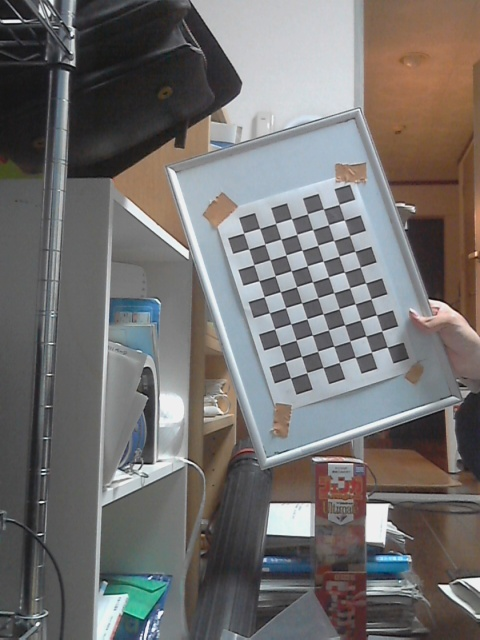
//> input picture calibration/data/left010.jpg, 480 x 640 px, given in place of the camera
$ ./main   (built with g++ and OpenCV 4)
//> lines starting //> are read from the running program, lines starting //| are printed output that depends on the picture; after the words box and inside, x2 and y2 are one past the last pixel; in counts of white or black regions, pixels touching at a corner belong together
### install/Like_terminal.h
#define __RASPBERRY_PI__

#ifdef __RASPBERRY_PI__
#define NAME_COLOR1 "\x1b[1m\x1b[32m"
#define NAME_COLOR2 "\x1b[1m\x1b[34m"
#endif

#ifndef __RASPBERRY_PI__
#define NAME_COLOR1 "\x1b[39m"
#define NAME_COLOR2 "\x1b[39m"
#endif

#include <fstream>
#include <iostream>
#include <string>
#include <stdio.h>
#include <stdlib.h>
#include <string.h>
#include <unistd.h>

#define STARTUP_FILE "startup.txt"
#define PATH_SIZE 512

using namespace std;

int startup(void);
int help(void);
int end(void);

### lib/raspberry.hpp
#include <iostream>
#include <stdio.h>
#include <pthread.h>
#include <stdlib.h>
#include <unistd.h>
#include <vector>
#include <cmath>
#include <sstream>
#include <Like_terminal.h>
#include <opencv2/core/core.hpp>
#include <opencv2/highgui/highgui.hpp>
#include <opencv2/imgproc/imgproc.hpp>
#include <opencv2/video/video.hpp>
#include <string>


#define W 320
#define H 240
#define type CV_32F
#define stateSize 6
#define measSize 4


class myMutex {
public:
  int a;
  myMutex() {
	pthread_mutex_init( &m_mutex, NULL );
  }
  void lock() {
	pthread_mutex_lock( &m_mutex );
  }
  void unlock() {
	pthread_mutex_unlock( &m_mutex );
  }
private:
  pthread_mutex_t m_mutex;
};

void rotateCW90(unsigned char *buffer, const unsigned int width, const unsigned int height);
void *myThread(void *arg);
void *myKey(void *arg);
void exclode_clr(cv::Mat&, cv::Mat&);
void Detection_result(cv::Mat&, vector<cv::Rect>&,	  vector<vector<cv::Point> >&);
void Filtering(vector<vector<cv::Point> > &,vector<vector<cv::Point> >&,vector<cv::Rect>&);
int kalman_find(cv::Mat&,vector<cv::Rect>&,bool&,cv::KalmanFilter&,cv::Mat&);
int kalman_process(cv::Mat&,cv::Mat&,cv::Mat&,vector< vector<cv::Point> >&,vector<cv::Rect>&);
int kalman_if_found(cv::KalmanFilter&,cv::Mat&,cv::Mat&);
void kalman_setting(cv::KalmanFilter& kf);

### lib/raspberry.cpp
#include "./raspberry.hpp"

using namespace std;
using namespace cv;

myMutex cameramutex;

// [99 lines left out: functions rotateCW90, myThread, myKey, not called in this run]

void exclode_clr(cv::Mat &input, cv::Mat &output){
  int a,x,y;

  for(y=0; y<H;y++)
	{
	  for(x=0; x<W; x++)
		{
		  a = input.step*y+(x*3);
		  if(  (input.data[a] >=175 || input.data[a] <=5)  && input.data[a+1] >=50 && input.data[a+2] >= 50 )  output.at<unsigned char>(y,x) = 255;
		  else  output.at<unsigned char>(y,x) = 0;
		}
	}
}

void Detection_result(cv::Mat& res, vector<cv::Rect>& ballsBox,	  vector<vector<cv::Point> >& balls){
  for (size_t i = 0; i < balls.size(); i++)
	{
	  cv::drawContours(res, balls, i, CV_RGB(20,150,20), 1);
	  cv::rectangle(res, ballsBox[i], CV_RGB(0,255,0), 2);

	  cv::Point center;
	  center.x = ballsBox[i].x + ballsBox[i].width / 2;
	  center.y = ballsBox[i].y + ballsBox[i].height / 2;
	  cv::circle(res, center, 2, CV_RGB(20,150,20), -1);

	  stringstream sstr;
	  sstr << "(" << center.x << "," << center.y << ")";
	  cv::putText(res, sstr.str(),
				  cv::Point(center.x + 3, center.y - 3),
				  cv::FONT_HERSHEY_SIMPLEX, 0.5, CV_RGB(20,150,20), 2);
	}
}

void Filtering(vector<vector<cv::Point> > &contours,vector<vector<cv::Point> >& balls, 	  vector<cv::Rect> &ballsBox){
  for (size_t i = 0; i < contours.size(); i++)
	{
	  cv::Rect bBox;
	  bBox = cv::boundingRect(contours[i]);

	  float ratio = (float) bBox.width / (float) bBox.height;
	  if (ratio > 1.0f)
		ratio = 1.0f / ratio;

	  // Searching for a bBox almost square
	  if (ratio > 0.75 && bBox.area() >= 400)
		{
		  balls.push_back(contours[i]);
		  ballsBox.push_back(bBox);
		}
	}
}

// [28 lines left out: function kalman_find, not called in this run]


int kalman_process(cv::Mat& frame,cv::Mat& rangeRes,cv::Mat& res,vector< vector<cv::Point> >& balls, vector<cv::Rect> &ballsBox){
  cv::Mat blur;
  cv::Mat frmHsv;
  vector<vector<cv::Point> > contours;

  cv::GaussianBlur(frame, blur, cv::Size(5, 5), 3.0, 3.0);
  cv::cvtColor(blur, frmHsv, CV_BGR2HSV);
  exclode_clr(frmHsv,rangeRes);
  cv::erode(rangeRes, rangeRes, cv::Mat(), cv::Point(-1, -1), 2);
  cv::dilate(rangeRes, rangeRes, cv::Mat(), cv::Point(-1, -1), 2);
  cv::findContours(rangeRes, contours, CV_RETR_EXTERNAL, CV_CHAIN_APPROX_NONE);
  Filtering(contours,balls,ballsBox);
  cout << "Balls found:" << ballsBox.size() << endl;
  Detection_result(res,ballsBox,balls);//show result

  return 0;
}

// [18 lines left out: function kalman_if_found, not called in this run]

void kalman_setting(cv::KalmanFilter& kf){
    // Transition State Matrix A
  // Note: set dT at each processing step!
  // [ 1 0 dT 0  0 0 ]
  // [ 0 1 0  dT 0 0 ]
  // [ 0 0 1  0  0 0 ]
  // [ 0 0 0  1  0 0 ]
  // [ 0 0 0  0  1 0 ]
  // [ 0 0 0  0  0 1 ]
  cv::setIdentity(kf.transitionMatrix);

  // Measure Matrix H
  // [ 1 0 0 0 0 0 ]
  // [ 0 1 0 0 0 0 ]
  // [ 0 0 0 0 1 0 ]
  // [ 0 0 0 0 0 1 ]
  kf.measurementMatrix = cv::Mat::zeros(measSize, stateSize, type);
  kf.measurementMatrix.at<float>(0) = 1.0f;
  kf.measurementMatrix.at<float>(7) = 1.0f;
  kf.measurementMatrix.at<float>(16) = 1.0f;
  kf.measurementMatrix.at<float>(23) = 1.0f;

  // Process Noise Covariance Matrix Q
  // [ Ex   0   0     0     0    0  ]
  // [ 0    Ey  0     0     0    0  ]
  // [ 0    0   Ev_x  0     0    0  ]
  // [ 0    0   0     Ev_y  0    0  ]
  // [ 0    0   0     0     Ew   0  ]
  // [ 0    0   0     0     0    Eh ]
  //cv::setIdentity(kf.processNoiseCov, cv::Scalar(1e-2));
  kf.processNoiseCov.at<float>(0) = 1e-2;
  kf.processNoiseCov.at<float>(7) = 1e-2;
  kf.processNoiseCov.at<float>(14) = 5.0f;
  kf.processNoiseCov.at<float>(21) = 5.0f;
  kf.processNoiseCov.at<float>(28) = 1e-2;
  kf.processNoiseCov.at<float>(35) = 1e-2;

  cv::setIdentity(kf.measurementNoiseCov, cv::Scalar(1e-1));

}

### src/tracker/raspberry/src/main.cpp
#include "../../../../lib/raspberry.hpp"

#define MINIMUM_SQUARE 1600
#define MINIMUM_TOMATO_RATIO 0.75
using namespace std;

int main(int argc,char *argv[])
{
  if(argc == 1){
	//video setteing
	char ch = 0;
	int idx = 0;
	cv::Mat frame;
	cv::VideoCapture cap;
	if (!cap.open(idx)) return EXIT_FAILURE;
	else{
	  cap.set(CV_CAP_PROP_FRAME_WIDTH, W);
	  cap.set(CV_CAP_PROP_FRAME_HEIGHT, H);
	}

	//kalman filter setting
	double ticks = 0;
	bool found = false;
	int notFoundCount = 0;
	int contrSize = 0;
	cv::Mat res;
	cv::KalmanFilter kf(stateSize, measSize, contrSize, type);
	cv::Mat state(stateSize, 1, type);  // [x,y,v_x,v_y,w,h]
	cv::Mat meas(measSize, 1, type);    // [z_x,z_y,z_w,z_h]
	kalman_setting(kf);


	while (ch != 'q' && ch != 'Q')
	  {
		//video capture
		cout << "\nHit 'q' to exit...\n";
		ch = cv::waitKey(1);
//> the 'q' key is pressed
		cap >> frame;
//> frame is the input picture: 640 rows x 480 cols, CV_8UC3; mean B, G, R 110.5, 111.9, 114.4
		//cv::imshow("frame",frame);

		//loop time recorder

		double precTick = ticks;
		ticks = (double) cv::getTickCount();
		double dT = (ticks - precTick) / cv::getTickFrequency();
		kf.transitionMatrix.at<float>(2) = dT;
		kf.transitionMatrix.at<float>(9) = dT;
		cout << "dT:" << endl << dT << endl;


		//kalman filtering
		vector<vector<cv::Point> > balls;
		vector<cv::Rect> ballsBox;
		cv::Mat rangeRes = cv::Mat::zeros(frame.size(), CV_8UC1);
		frame.copyTo( res );
		if (found) kalman_if_found(kf,state,res);
		kalman_process(frame,rangeRes,res,balls,ballsBox);
//> in kalman_process, `cv::GaussianBlur(frame, blur, cv::Size(5, 5), 3.0, 3.0);`:
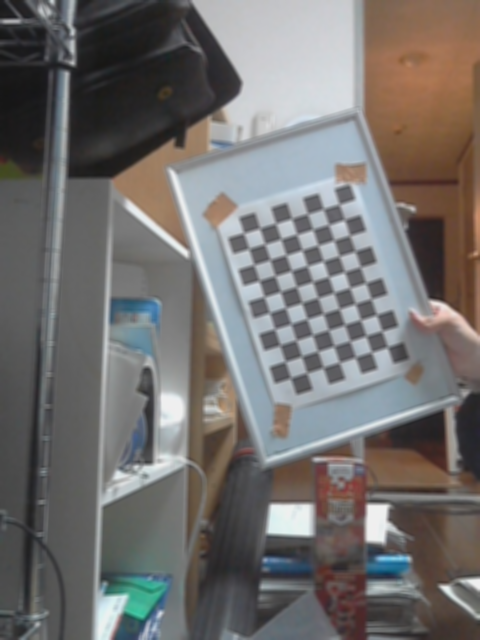
//> blur: 640 rows x 480 cols, CV_8UC3; mean B, G, R 110.5, 111.9, 114.4
//> in kalman_process, `cv::cvtColor(blur, frmHsv, CV_BGR2HSV);`: frmHsv: 640 rows x 480 cols, CV_8UC3; mean H, S, V 69.6, 34.1, 120.8
//> the loop in exclode_clr, `for(y=0; y<H;y++)` made 240 passes
//> a on passes 1 to 3: 957, 2397, 3837
//> after the loop in exclode_clr, `for(y=0; y<H;y++)`:
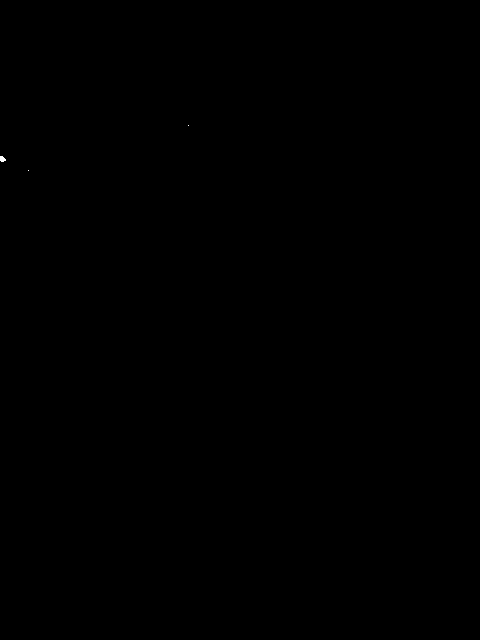
//> output: 640 rows x 480 cols, CV_8UC1; 0.01% white; 3 white regions (2 under 20 px), largest, box (x1, y1, x2, y2) and area: (0, 156, 6, 162) 27
//> after the loop in exclode_clr, `for(y=0; y<H;y++)`: a = 345117
//> in kalman_process, `cv::erode(rangeRes, rangeRes, cv::Mat(), cv::Point(-1, -1), 2);`: rangeRes: 640 rows x 480 cols, CV_8UC1; 0% white in thin lines or dots, all inside (x1, y1, x2, y2) = (0, 158, 1, 159)
//> in kalman_process, `cv::dilate(rangeRes, rangeRes, cv::Mat(), cv::Point(-1, -1), 2);`: rangeRes: 640 rows x 480 cols, CV_8UC1; 0% white; 1 white region (1 under 20 px)
//> in kalman_process, `cv::findContours(rangeRes, contours, CV_RETR_EXTERNAL, CV_CHAIN_APPROX..`: contours = 1 contour, all with area under 20
//> the loop in Filtering, `for (size_t i = 0; i < contours.size(); i++)` made 1 pass
//> (bBox, ratio) on pass 1: (Rect(0, 156, 3, 5), 0.6)
//| Balls found:0
//> balls = 0 contours
		if (balls.size() == 0)
		  {
			if( ++notFoundCount >= 100 ) found = false;
		  }
		else
		  {
			notFoundCount = 0;
			kalman_find(meas,ballsBox,found,kf,state);
		  }
		cv::imshow("Tracking", res);
		//cv::imshow("Threshold", rangeRes);
	  }
	return EXIT_SUCCESS;
//> (the program exits here)

$ run again, on calibration/data/left012.jpg
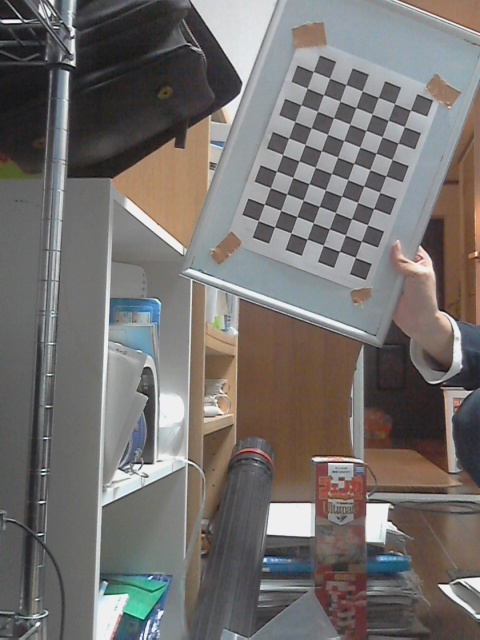
//> input picture calibration/data/left012.jpg, 480 x 640 px, given in place of the camera
//> frame is the input picture: 640 rows x 480 cols, CV_8UC3; mean B, G, R 109.5, 112, 115.8
//> in kalman_process, `cv::GaussianBlur(frame, blur, cv::Size(5, 5), 3.0, 3.0);`:
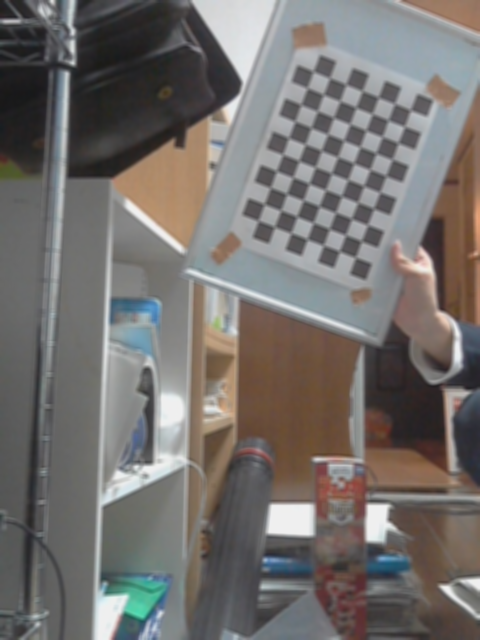
//> blur: 640 rows x 480 cols, CV_8UC3; mean B, G, R 109.5, 112, 115.8
//> frmHsv: 640 rows x 480 cols, CV_8UC3; mean H, S, V 66.7, 32.3, 120.2
//> the loop in exclode_clr, `for(y=0; y<H;y++)` made 240 passes
//> a on passes 1 to 3: 957, 2397, 3837
//> after the loop in exclode_clr, `for(y=0; y<H;y++)`: a = 345117
//> contours = 1 contour, all with area under 20
//> the loop in Filtering, `for (size_t i = 0; i < contours.size(); i++)` made 1 pass
//> (bBox, ratio) on pass 1: (Rect(0, 153, 4, 7), 0.571)
//| Balls found:0
//> balls = 0 contours

$ run again, on calibration/data/left013.jpg
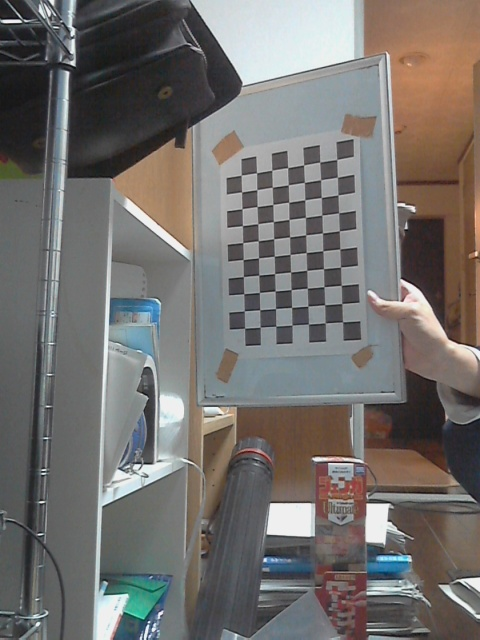
//> input picture calibration/data/left013.jpg, 480 x 640 px, given in place of the camera
//> frame is the input picture: 640 rows x 480 cols, CV_8UC3; mean B, G, R 109.3, 112, 115
//> in kalman_process, `cv::GaussianBlur(frame, blur, cv::Size(5, 5), 3.0, 3.0);`:
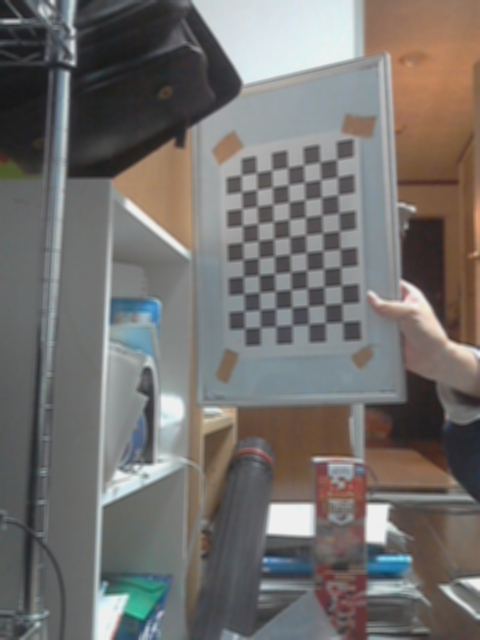
//> blur: 640 rows x 480 cols, CV_8UC3; mean B, G, R 109.3, 112, 115
//> frmHsv: 640 rows x 480 cols, CV_8UC3; mean H, S, V 70.5, 33.9, 120.5
//> the loop in exclode_clr, `for(y=0; y<H;y++)` made 240 passes
//> a on passes 1 to 3: 957, 2397, 3837
//> after the loop in exclode_clr, `for(y=0; y<H;y++)`: a = 345117
//> contours = 1 contour; box (x1, y1, x2, y2) and area: (0, 153, 7, 161) 36
//> the loop in Filtering, `for (size_t i = 0; i < contours.size(); i++)` made 1 pass
//> (bBox, ratio) on pass 1: (Rect(0, 153, 7, 8), 0.875)
//| Balls found:0
//> balls = 0 contours
